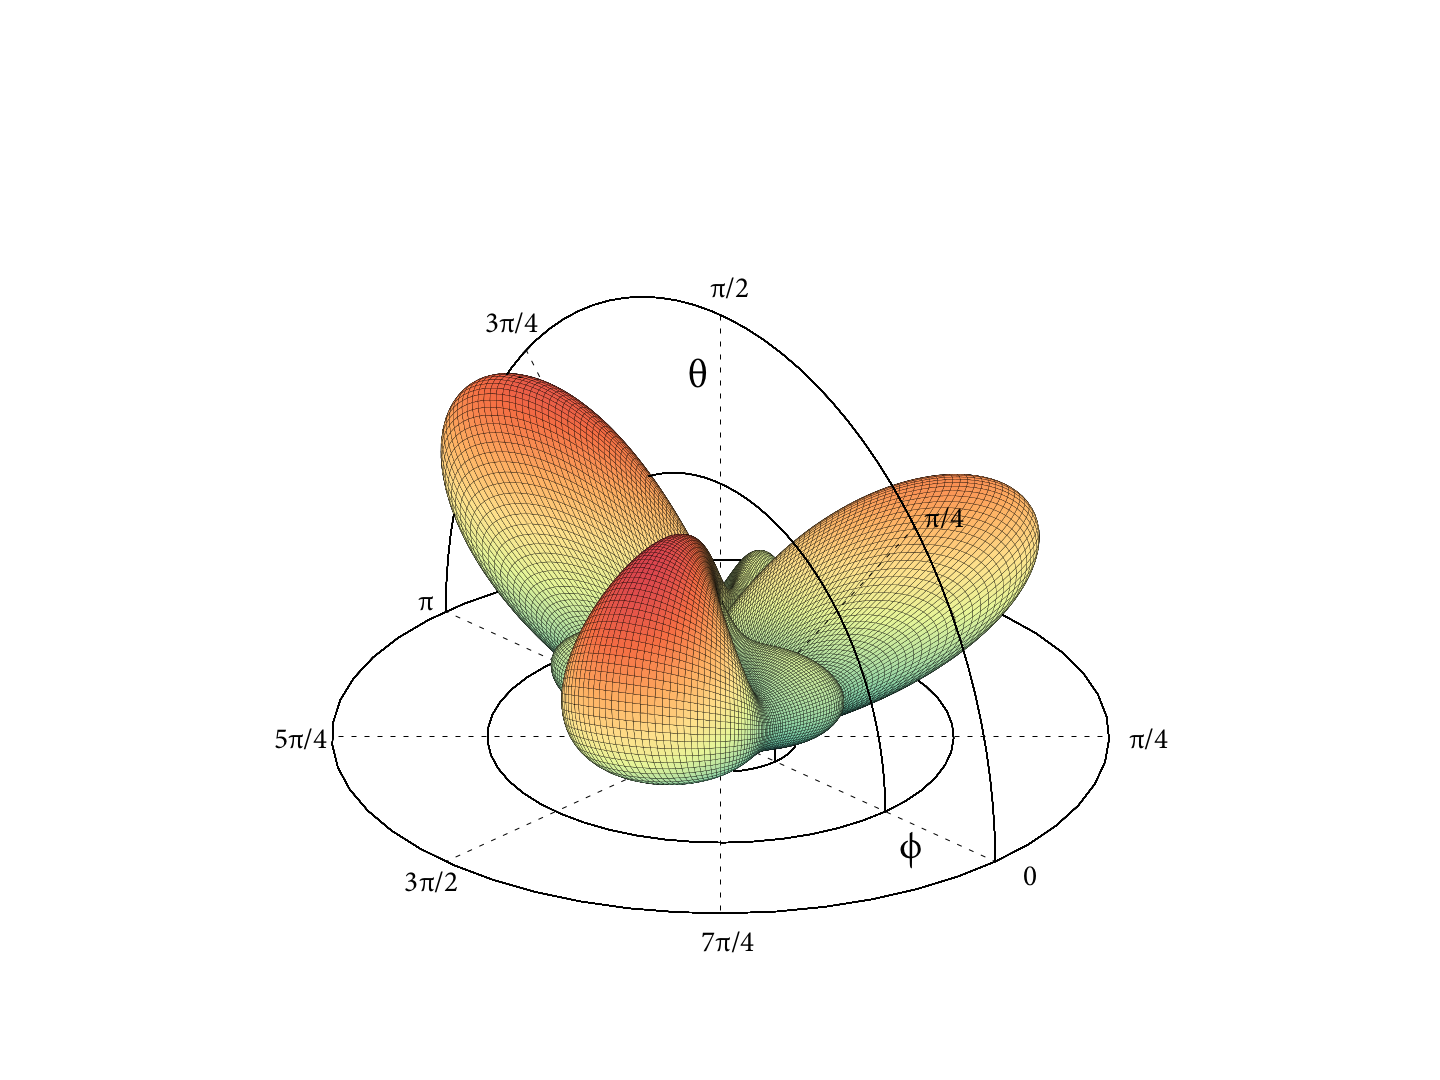

Recreate this plot in gnuplot.
#!/usr/local/Cellar/gnuplot/5.0.3/bin/gnuplot -persist
#
#    
#       G N U P L O T
#       Version 5.0 patchlevel 3    last modified 2016-02-21 
#    
#       Copyright (C) 1986-1993, 1998, 2004, 2007-2016
#       Thomas Williams, Colin Kelley and many others
#    
#       gnuplot home:     http://www.gnuplot.info
#       faq, bugs, etc:   type "help FAQ"
#       immediate help:   type "help"  (plot window: hit 'h')
# set terminal epslatex leveldefault color blacktext standalone "" 11 fontscale 1 size 11,8.5
set terminal pngcairo dashed nocrop enhanced size 1440,1080 font "Minion Pro,22"
set output '3Dside02.png'

set view 50, 45, 1, 1
unset border
unset key
unset tics
unset colorbox

set xrange [-2.5:2.5]
set yrange [-2.5:2.5]
set urange [0:360]
set vrange [0:180]
set ticslevel 0

# line styles
set style line 1 lc rgb '#D53E4F' # red
set style line 2 lc rgb '#F46D43' # orange
set style line 3 lc rgb '#FDAE61' # pale orange
set style line 4 lc rgb '#FEE08B' # pale yellow-orange
set style line 5 lc rgb '#E6F598' # pale yellow-green
set style line 6 lc rgb '#ABDDA4' # pale green
set style line 7 lc rgb '#66C2A5' # green
set style line 8 lc rgb '#3288BD' # blue

# palette
set palette defined ( 0 '#D53E4F',\
                      1 '#D53E4F',\
                      2 '#D53E4F',\
                      3 '#D53E4F',\
                      4 '#F46D43',\
                      5 '#FDAE61',\
                      6 '#FEE08B',\
                      7 '#E6F598',\
                      8 '#ABDDA4',\
                      9 '#66C2A5',\
                     10 '#3288BD' )

set palette negative

set angles degrees
set mapping spherical
set parametric
set isosamples 50
set pm3d depthorder hidden3d lw 0.25
set hidden3d front
# set style fill transparent solid 0.65
# set pm3d map

# for grids
p1(phi) = 2.5*cos(phi)
p2(phi) = 2.5*sin(phi)
t1(r,theta) = r*cos(theta)
t2(r,theta) = r*sin(theta)

# phi grid
set arrow from 0,0,0 to p1(000),p2(000),0 nohead lw 1 dt 2 lc rgb 'black'
set arrow from 0,0,0 to p1( 45),p2( 45),0 nohead lw 1 dt 2 lc rgb 'black'
set arrow from 0,0,0 to p1( 90),p2( 90),0 nohead lw 1 dt 2 lc rgb 'black'
set arrow from 0,0,0 to p1(135),p2(135),0 nohead lw 1 dt 2 lc rgb 'black'
set arrow from 0,0,0 to p1(180),p2(180),0 nohead lw 1 dt 2 lc rgb 'black'
set arrow from 0,0,0 to p1(225),p2(225),0 nohead lw 1 dt 2 lc rgb 'black'
set arrow from 0,0,0 to p1(270),p2(270),0 nohead lw 1 dt 2 lc rgb 'black'
set arrow from 0,0,0 to p1(315),p2(315),0 nohead lw 1 dt 2 lc rgb 'black'
# angle labels
set label 'ϕ'    at 0.65*p1(000),0.65*p2(000),-0.15 font ',30' front
set label '0'    at 1.10*p1(000),1.10*p2(000),0
set label 'π/4'  at 1.05*p1( 45),1.05*p2( 45),0
# set label 'π/2'  at 1.05*p1( 90),1.05*p2( 90),0
# set label '3π/4' at 1.05*p1(135),1.05*p2(135),0
set label 'π'    at 1.10*p1(180),1.10*p2(180),0
set label '5π/4' at 1.15*p1(225),1.15*p2(225),0
set label '3π/2' at 1.15*p1(270),1.15*p2(270),0
set label '7π/4' at 1.10*p1(315),1.20*p2(315),0

# set arrow from 0,0,0 to p1(30),p2(30),0 nohead lw 1 dt 3
# set label 'π/6' at 1.15*p1(30),1.15*p2(30),0

# theta grid
set arrow from t1(1.0, 45),0,t2(1.0, 45) to t1(2.5, 45),0,t2(2.5, 45) nohead lw 1 dt 2 lc rgb 'black' front
set arrow from t1(0.0, 90),0,t2(0.0, 90) to t1(2.5, 90),0,t2(2.5, 90) nohead lw 1 dt 2 lc rgb 'black' back
set arrow from t1(1.5,135),0,t2(1.5,135) to t1(2.5,135),0,t2(2.5,135) nohead lw 1 dt 2 lc rgb 'black' back
# angle label
set label 'θ'    at 0.90*t1(2.5, 90),-0.3,0.90*t2(2.5, 90) font ',30' front
set label 'π/4'  at 1.05*t1(2.5, 45),-0.0,1.05*t2(2.5, 45) front
set label 'π/2'  at 1.00*t1(2.5, 90),-0.1,1.08*t2(2.5, 90) front
set label '3π/4' at 1.10*t1(2.5,135),-0.2,1.10*t2(2.5,135) front

# set arrow from 0,0,0 to t1(65),0,t2(65) nohead lw 1 dt 3
# set label '65' at 1.15*t1(65),0,1.15*t2(65)

# circle
fx(r,x) = r*cos(x)
fy(r,x) = r*sin(x)
fz(r,x) = 0

sp 'E1.dat' u 3:2:(1*$4) t '' w pm3d,\
fx(0.5,u),fy(0.5,u),fz(0.5,u) w l lw 1 lc rgb 'black',\
fx(1.5,u),fy(1.5,u),fz(1.5,u) w l lw 1 lc rgb 'black',\
fx(2.5,u),fy(2.5,u),fz(2.5,u) w l lw 1 lc rgb 'black',\
fx(0.5,v),fz(0.5,v),fy(0.5,v) w l lw 1 lc rgb 'black',\
fx(1.5,v),fz(1.5,v),fy(1.5,v) w l lw 1 lc rgb 'black',\
fx(2.5,v),fz(2.5,v),fy(2.5,v) w l lw 1 lc rgb 'black'
